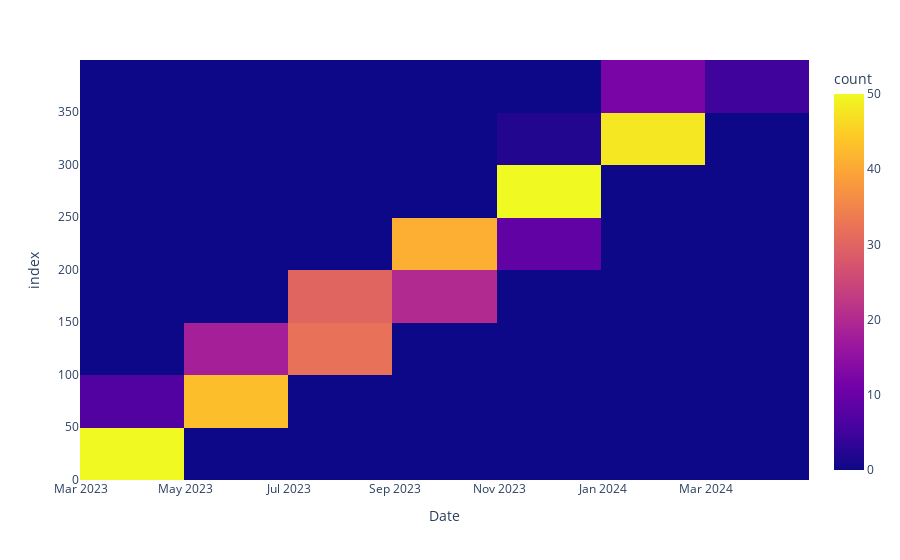

Notebook code cell kept with this figure:
### Code cell
fig = px.density_heatmap(df, x=df.columns[0])
fig.show()

### Figure 1 — Plotly figure (JSON) as saved in the notebook; plotly's stock layout.template omitted (floating-point values rounded to 4 significant figures; data arrays with more than 128 entries replaced by an {"elided": "..."} marker saying what was removed)
{"data": [{"coloraxis": "coloraxis", "hovertemplate": "Date=%{x}<br>index=%{y}<br>count=%{z}<extra></extra>", "name": "", "type": "histogram2d", "x": {"elided": "367 str values"}, "xaxis": "x", "xbingroup": "x", "y": {"elided": "367 int values"}, "yaxis": "y", "ybingroup": "y"}], "layout": {"coloraxis": {"colorbar": {"title": {"text": "count"}}, "colorscale": [[0, "#0d0887"], [0.1111, "#46039f"], [0.2222, "#7201a8"], [0.3333, "#9c179e"], [0.4444, "#bd3786"], [0.5556, "#d8576b"], [0.6667, "#ed7953"], [0.7778, "#fb9f3a"], [0.8889, "#fdca26"], [1, "#f0f921"]]}, "legend": {"tracegroupgap": 0}, "margin": {"t": 60}, "xaxis": {"anchor": "y", "domain": [0, 1], "title": {"text": "Date"}}, "yaxis": {"anchor": "x", "domain": [0, 1], "title": {"text": "index"}}}}
